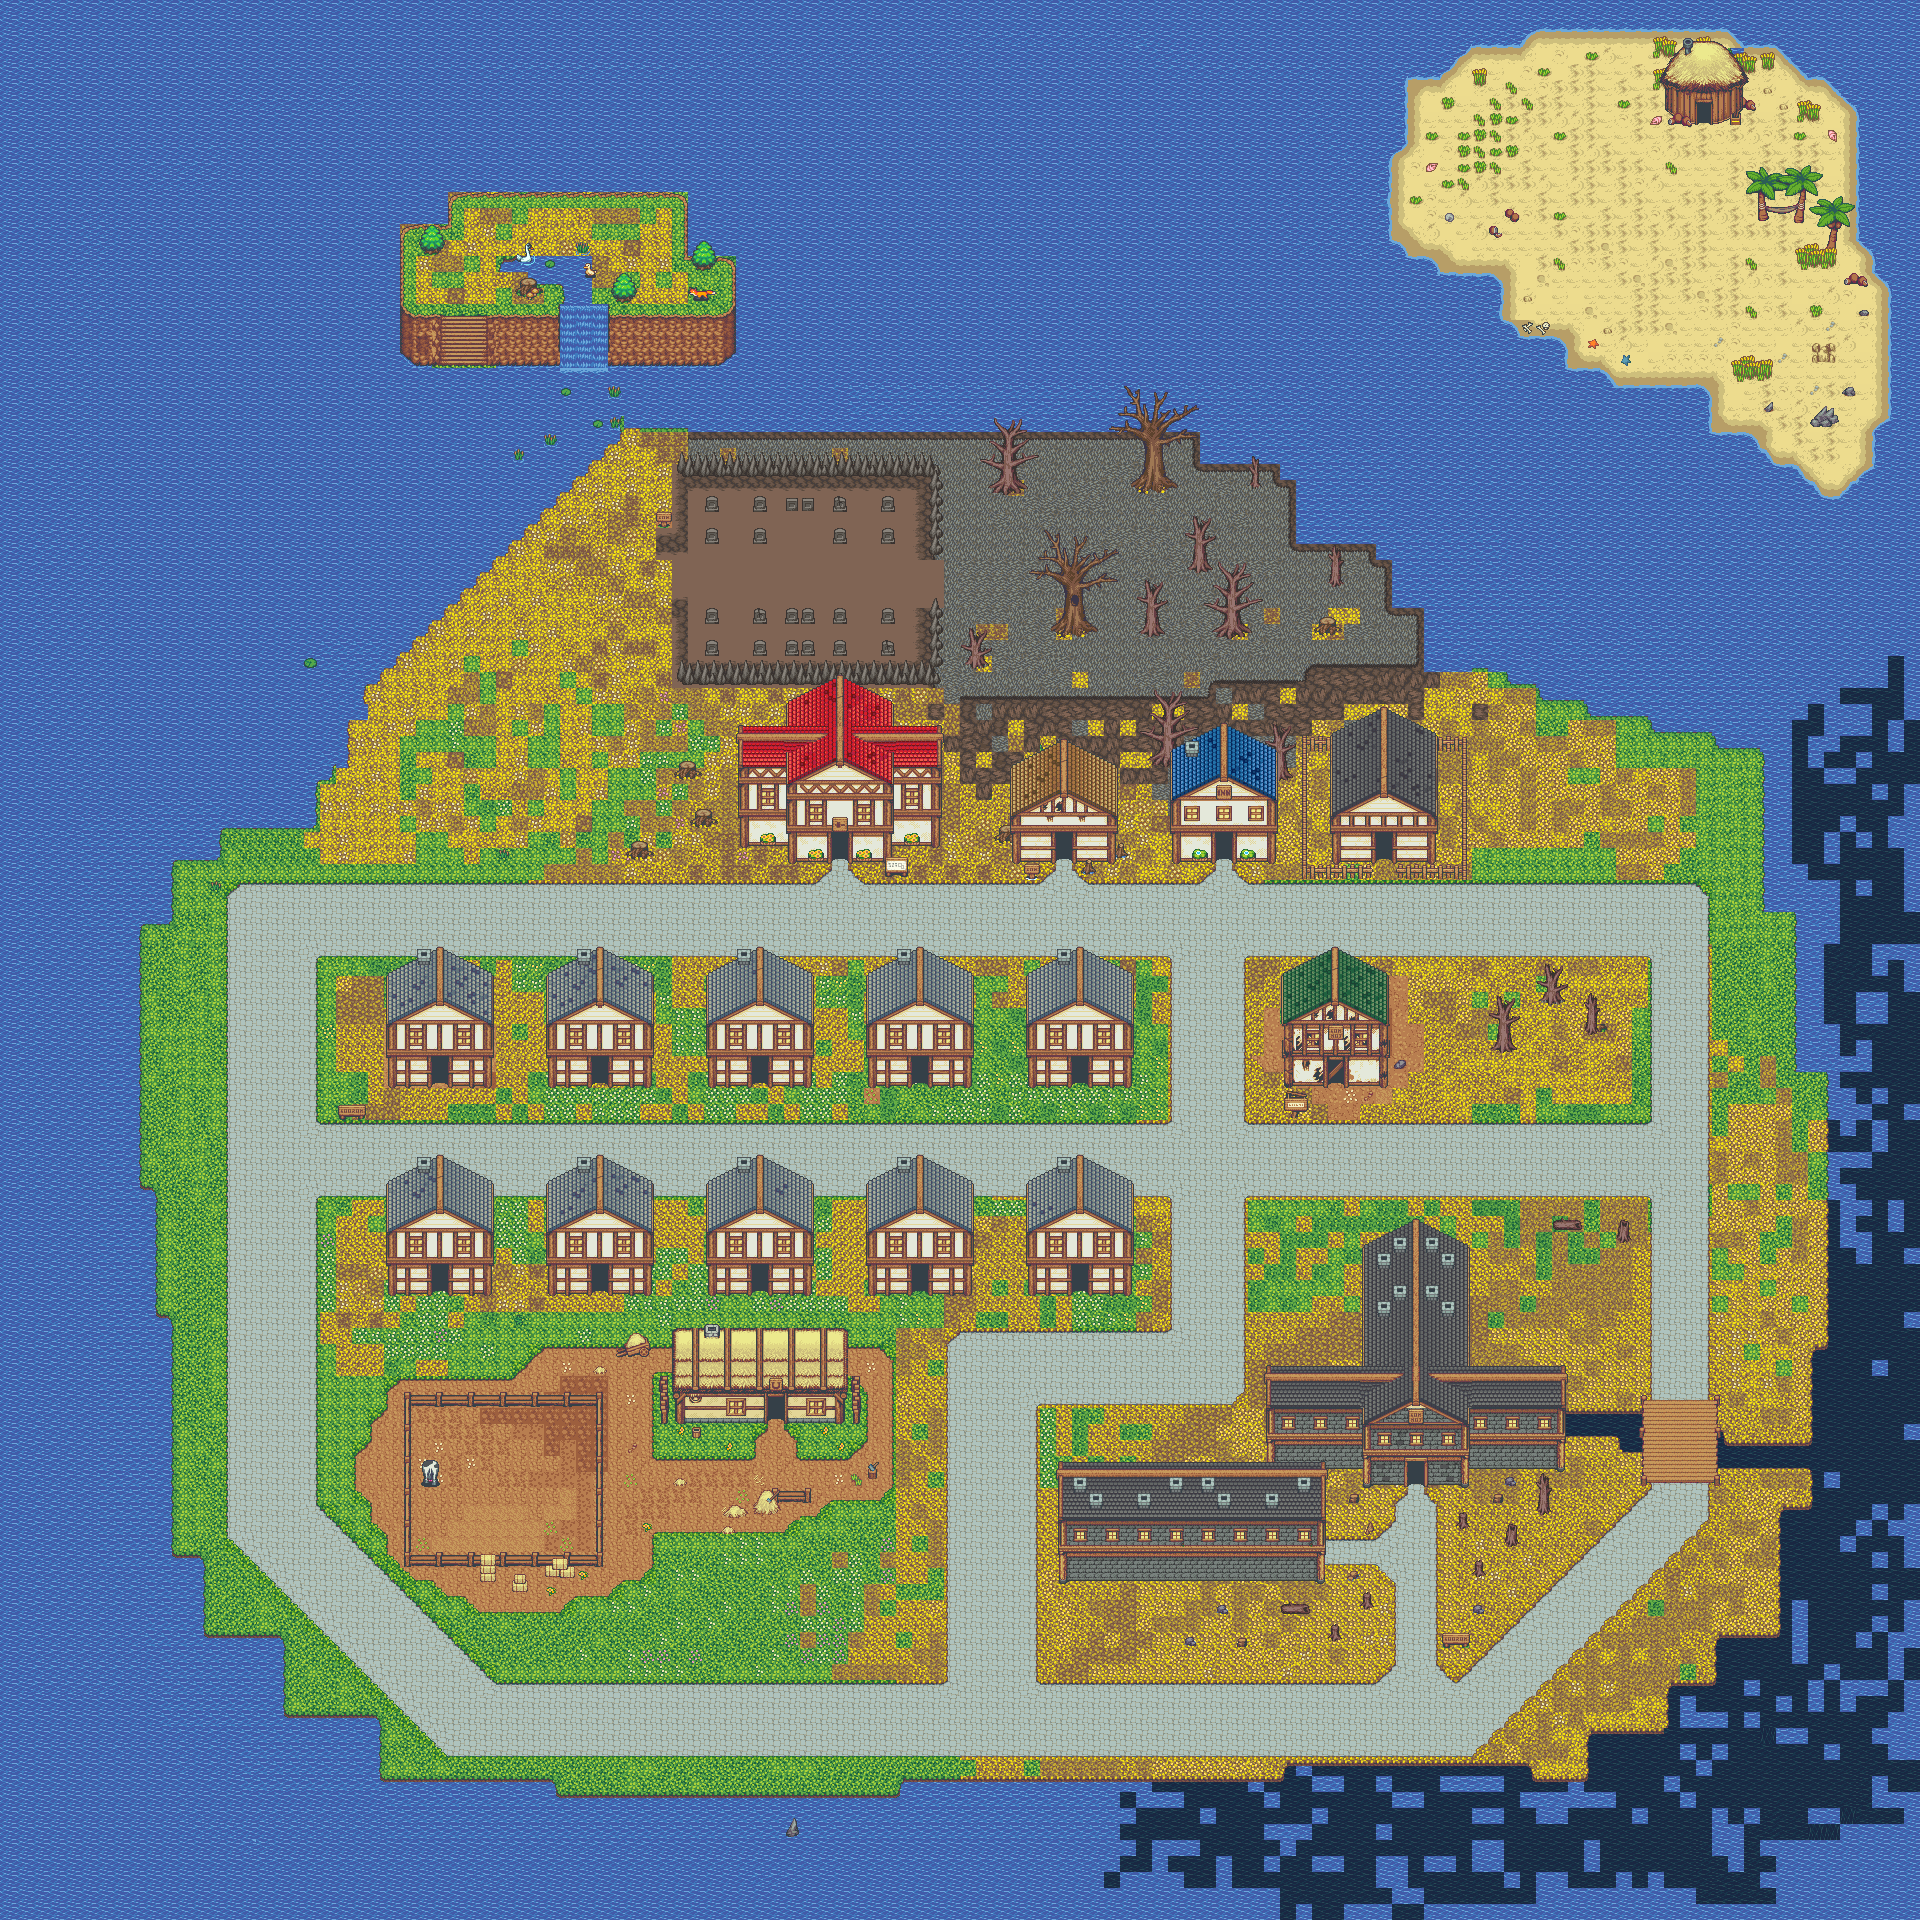

A level layout from a 2D game, rendered from its tile map. Below: a short description, then the map file with tile-grid data replaced by summaries:
An orthogonal 120x120 tile map with 16x16 px tiles, 8 tile layers (background, roads, water, bridges, ...) and 22 objects (20x npc, player, door).

<map version="1.0" tiledversion="1.1.5" orientation="orthogonal" renderorder="right-down" width="120" height="120" tilewidth="16" tileheight="16" infinite="0" nextobjectid="48">
 <tileset firstgid="1" name="tileset" tilewidth="16" tileheight="16" tilecount="17731" columns="119">
  <image source="../images/Terrain.png" width="1904" height="2384" />
 </tileset>
 <layer name="background" width="120" height="120">
  <properties>
   <property name="tileset" value="map_tileset" />
  </properties>
  <data>[14400 cells, 8777 non-empty, 143 distinct tile ids]</data>
 </layer>
 <layer name="roads" width="120" height="120">
  <properties>
   <property name="tileset" value="map_tileset" />
  </properties>
  <data>[14400 cells, 2385 non-empty, 82 distinct tile ids]</data>
 </layer>
 <layer name="water" width="120" height="120">
  <properties>
   <property name="collision" type="bool" value="true" />
   <property name="tileset" value="map_tileset" />
  </properties>
  <data>[14400 cells, 6309 non-empty, 128 distinct tile ids]</data>
 </layer>
 <layer name="bridges" width="120" height="120">
  <properties>
   <property name="tileset" value="map_tileset" />
  </properties>
  <data>[14400 cells, 57 non-empty, 24 distinct tile ids]</data>
 </layer>
 <layer name="beneath_blocked" width="120" height="120">
  <properties>
   <property name="collision" type="bool" value="true" />
   <property name="tileset" value="map_tileset" />
  </properties>
  <data>[14400 cells, 355 non-empty, 176 distinct tile ids]</data>
 </layer>
 <layer name="blocked" width="120" height="120">
  <properties>
   <property name="collision" type="bool" value="true" />
   <property name="tileset" value="map_tileset" />
  </properties>
  <data>[14400 cells, 2293 non-empty, 571 distinct tile ids]</data>
 </layer>
 <layer name="above_blocked" width="120" height="120">
  <properties>
   <property name="collision" type="bool" value="true" />
   <property name="tileset" value="map_tileset" />
  </properties>
  <data>[14400 cells, 386 non-empty, 200 distinct tile ids]</data>
 </layer>
 <layer name="unblocked" width="120" height="120">
  <properties>
   <property name="tileset" value="map_tileset" />
  </properties>
  <data>[14400 cells, 49 non-empty, 25 distinct tile ids]</data>
 </layer>
 <objectgroup name="objects">
  <properties>
   <property name="tileset" value="map_tileset" />
  </properties>
  <object id="1" name="player" type="player" x="839.928" y="912.356">
   <properties>
    <property name="group" value="players" />
    <property name="texture" value="player_spritesheet" />
    <property name="walking_speed" type="int" value="100" />
   </properties>
   <point />
  </object>
  <object id="4" name="jim" type="npc" x="591.15" y="1379.91">
   <properties>
    <property name="collision" type="bool" value="true" />
    <property name="group" value="npcs" />
    <property name="message" value="jim_message_3" />
    <property name="texture" value="jim_image" />
   </properties>
   <point />
  </object>
  <object id="14" name="door" type="door" x="829.779" y="828.786" width="20.6022" height="43.5204">
   <properties>
    <property name="group" value="doors" />
    <property name="next_level" value="townhall" />
   </properties>
  </object>
  <object id="17" name="miche" type="npc" x="1591.8" y="1510.14">
   <properties>
    <property name="collision" type="bool" value="true" />
    <property name="group" value="npcs" />
    <property name="message" value="miche_message_3" />
    <property name="texture" value="miche_image" />
   </properties>
   <point />
  </object>
  <object id="18" name="hat" type="npc" x="1668.66" y="599.491">
   <properties>
    <property name="collision" type="bool" value="true" />
    <property name="group" value="npcs" />
    <property name="message" value="hat_message_3" />
    <property name="texture" value="hat_image" />
   </properties>
   <point />
  </object>
  <object id="20" name="jeremy" type="npc" x="1621.12" y="137.606">
   <properties>
    <property name="collision" type="bool" value="true" />
    <property name="group" value="npcs" />
    <property name="message" value="jeremy_message_3" />
    <property name="texture" value="jeremy_image" />
   </properties>
   <point />
  </object>
  <object id="22" name="peter" type="npc" x="1615.94" y="1341.63">
   <properties>
    <property name="collision" type="bool" value="true" />
    <property name="group" value="npcs" />
    <property name="message" value="peter_message_3" />
    <property name="texture" value="peter_image" />
   </properties>
   <point />
  </object>
  <object id="28" name="nima" type="npc" x="692.221" y="888.093">
   <properties>
    <property name="collision" type="bool" value="true" />
    <property name="group" value="npcs" />
    <property name="message" value="nima_message_3" />
    <property name="texture" value="nima_image" />
   </properties>
   <point />
  </object>
  <object id="29" name="kanye" type="npc" x="646.589" y="890.198">
   <properties>
    <property name="collision" type="bool" value="true" />
    <property name="group" value="npcs" />
    <property name="message" value="kanye_message_3" />
    <property name="texture" value="kanye_image" />
   </properties>
   <point />
  </object>
  <object id="30" name="laine" type="npc" x="584.364" y="687.873">
   <properties>
    <property name="collision" type="bool" value="true" />
    <property name="group" value="npcs" />
    <property name="message" value="laine_message_3" />
    <property name="texture" value="laine_image" />
   </properties>
   <point />
  </object>
  <object id="31" name="brennan" type="npc" x="1583.23" y="1099.95">
   <properties>
    <property name="collision" type="bool" value="true" />
    <property name="group" value="npcs" />
    <property name="message" value="brennan_message_3" />
    <property name="texture" value="brennan_image" />
   </properties>
   <point />
  </object>
  <object id="32" name="nick" type="npc" x="1723.52" y="866.442">
   <properties>
    <property name="collision" type="bool" value="true" />
    <property name="group" value="npcs" />
    <property name="message" value="nick_message_3" />
    <property name="texture" value="nick_image" />
   </properties>
   <point />
  </object>
  <object id="33" name="jenny" type="npc" x="1150.44" y="1109.69">
   <properties>
    <property name="collision" type="bool" value="true" />
    <property name="group" value="npcs" />
    <property name="message" value="jenny_message_3" />
    <property name="texture" value="jenny_image" />
   </properties>
   <point />
  </object>
  <object id="34" name="gaurav" type="npc" x="725.965" y="1692.82">
   <properties>
    <property name="collision" type="bool" value="true" />
    <property name="group" value="npcs" />
    <property name="message" value="gaurav_message_3" />
    <property name="texture" value="gaurav_image" />
   </properties>
   <point />
  </object>
  <object id="35" name="kevin" type="npc" x="1269.67" y="689.519">
   <properties>
    <property name="collision" type="bool" value="true" />
    <property name="group" value="npcs" />
    <property name="message" value="kevin_message_3" />
    <property name="texture" value="kevin_image" />
   </properties>
   <point />
  </object>
  <object id="37" name="zoe" type="npc" x="893.71" y="1431.48">
   <properties>
    <property name="collision" type="bool" value="true" />
    <property name="group" value="npcs" />
    <property name="message" value="zoe_message_3" />
    <property name="texture" value="zoe_image" />
   </properties>
   <point />
  </object>
  </objectgroup>
</map>
<!-- 6 of 22 objects omitted -->
